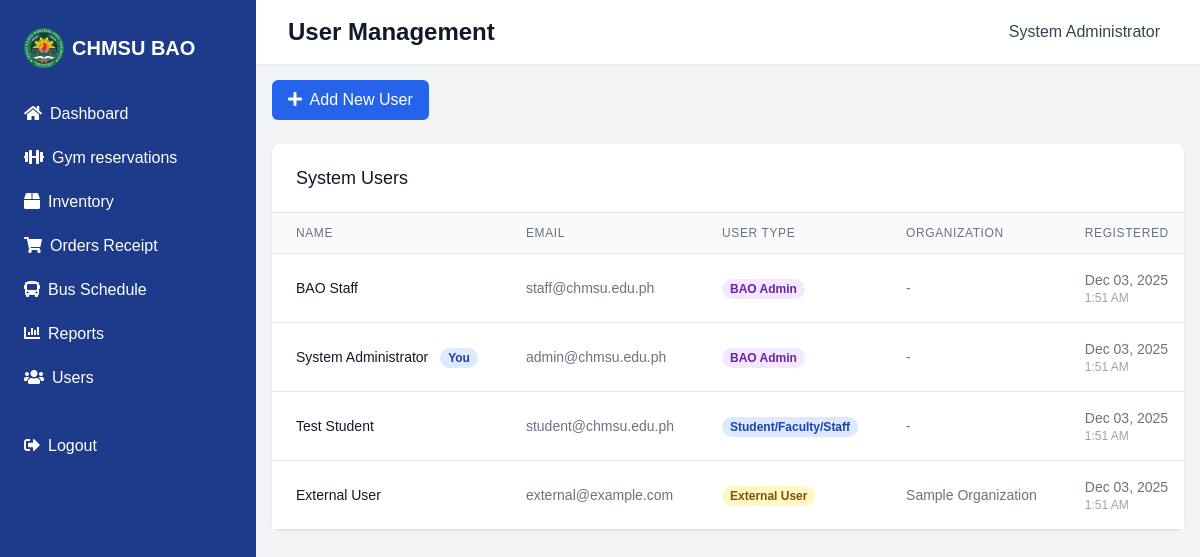
Page /admin/users.php (signed in) on the committed database.
### tables this page shows
CREATE TABLE IF NOT EXISTS user_accounts (
    id INT PRIMARY KEY AUTO_INCREMENT,
    name VARCHAR(255) NOT NULL,
    email VARCHAR(255) UNIQUE NOT NULL,
    password VARCHAR(255) NOT NULL,
    user_type ENUM('admin', 'staff', 'student', 'external') NOT NULL,
    organization VARCHAR(255) NULL,
    status ENUM('active', 'inactive', 'suspended') DEFAULT 'active',
    created_at TIMESTAMP DEFAULT CURRENT_TIMESTAMP,
    updated_at TIMESTAMP DEFAULT CURRENT_TIMESTAMP ON UPDATE CURRENT_TIMESTAMP
);

### admin/users.php (the view, shortened to what this page needs)
<?php
require_once '../config/database.php';
$rows_per_page = 10;
$current_page = isset($_GET['page']) ? max(1, intval($_GET['page'])) : 1;
$offset = ($current_page - 1) * $rows_per_page;
$query = "SELECT * FROM user_accounts ORDER BY user_type, name LIMIT ? OFFSET ?";
$stmt = $conn->prepare($query);
$stmt->bind_param("ii", $rows_per_page, $offset);
$stmt->execute();
$result = $stmt->get_result();
?>
<?php include '../includes/header.php'; ?>
<div class="flex h-screen bg-gray-100">
    <?php include '../includes/admin_sidebar.php'; ?>
    <div class="flex-1 flex flex-col overflow-hidden">
        <header class="bg-white shadow-sm z-10">
            <div class="max-w-7xl mx-auto px-4 sm:px-6 lg:px-8 py-4 flex justify-between items-center">
                <h1 class="text-2xl font-semibold text-gray-900">User Management</h1>
                <div class="flex items-center">
                    <span class="text-gray-700 mr-2"><?php echo $_SESSION['user_name']; ?></span>
                </div>
            </div>
        </header>
        <main class="flex-1 overflow-y-auto p-4">
            <div class="max-w-7xl mx-auto">
                <div class="mb-6">
    <button type="button" class="bg-blue-600 text-white py-2 px-4 rounded-md hover:bg-blue-700 focus:outline-none focus:ring-2 focus:ring-blue-500 focus:ring-offset-2" onclick="openAddModal()">
        <i class="fas fa-plus mr-1"></i> Add New User
    </button>
</div>
                <div class="bg-white rounded-lg shadow">
                    <div class="px-4 py-5 border-b border-gray-200 sm:px-6">
                        <h3 class="text-lg font-medium text-gray-900">System Users</h3>
                    </div>
                    <div class="overflow-x-auto">
                        <table class="min-w-full divide-y divide-gray-200">
                            <thead class="bg-gray-50">
                                <tr>
                                    <th class="px-6 py-3 text-left text-xs font-medium text-gray-500 uppercase tracking-wider">Name</th>
                                    <th class="px-6 py-3 text-left text-xs font-medium text-gray-500 uppercase tracking-wider">Email</th>
                                    <th class="px-6 py-3 text-left text-xs font-medium text-gray-500 uppercase tracking-wider">User Type</th>
                                    <th class="px-6 py-3 text-left text-xs font-medium text-gray-500 uppercase tracking-wider">Organization</th>
                                    <th class="px-6 py-3 text-left text-xs font-medium text-gray-500 uppercase tracking-wider">Registered</th>
                                </tr>
                            </thead>
                            <tbody class="bg-white divide-y divide-gray-200">
                                <?php if ($result->num_rows > 0): ?>
                                    <?php while ($user = $result->fetch_assoc()): ?>
                                        <tr>
                                            <td class="px-6 py-4 whitespace-nowrap text-sm font-medium text-gray-900">
                                                <?php echo $user['name']; ?>
                                                <?php if ($user['id'] === $_SESSION['user_id']): ?>
                                                    <span class="ml-2 px-2 inline-flex text-xs leading-5 font-semibold rounded-full bg-blue-100 text-blue-800">You</span>
                                                <?php endif; ?>
                                            </td>
                                            <td class="px-6 py-4 whitespace-nowrap text-sm text-gray-500"><?php echo $user['email']; ?></td>
                                            <td class="px-6 py-4 whitespace-nowrap text-sm text-gray-500">
                                                <?php if ($user['user_type'] === 'admin'): ?>
                                                    <span class="px-2 inline-flex text-xs leading-5 font-semibold rounded-full bg-purple-100 text-purple-800">BAO Admin</span>
                                                <?php elseif ($user['user_type'] === 'secretary'): ?>
                                                    <span class="px-2 inline-flex text-xs leading-5 font-semibold rounded-full bg-indigo-100 text-indigo-800">BAO Secretary</span>
                                                <?php elseif ($user['user_type'] === 'staff'): ?>
                                                    <span class="px-2 inline-flex text-xs leading-5 font-semibold rounded-full bg-green-100 text-green-800">Staff</span>
                                                <?php elseif ($user['user_type'] === 'student'): ?>
                                                    <span class="px-2 inline-flex text-xs leading-5 font-semibold rounded-full bg-blue-100 text-blue-800">Student/Faculty/Staff</span>
                                                <?php else: ?>
                                                    <span class="px-2 inline-flex text-xs leading-5 font-semibold rounded-full bg-yellow-100 text-yellow-800">External User</span>
                                                <?php endif; ?>
                                            </td>
                                            <td class="px-6 py-4 whitespace-nowrap text-sm text-gray-500"><?php echo $user['organization'] ?: '-'; ?></td>
                                            <td class="px-6 py-4 text-sm text-gray-500">
                                                <?php
                                                if (!empty($user['created_at'])) {
                                                    $created_at = new DateTime($user['created_at']);
                                                    echo '<div>' . $created_at->format('M d, Y') . '</div>';
                                                    echo '<div class="text-xs text-gray-400">' . $created_at->format('g:i A') . '</div>';
                                                } else {
                                                    echo '-';
                                                }
                                                ?>
                                            </td>
                                        </tr>
                                    <?php endwhile; ?>
                                <?php else: ?>
                                    <tr>
                                        <td colspan="6" class="px-6 py-4 text-center text-sm text-gray-500">No users found</td>
                                    </tr>
                                <?php endif; ?>
                            </tbody>
                        </table>
                    </div>
                </div>
            </div>
        </main>
    </div>
</div>
</body>
</html>

### assets/css/styles.css (style rules this page uses)
:root { --primary-blue: #00008b; --primary-green: #006400; --accent-yellow: #ffd700; --button-blue: #1e40af; --hover-blue: #1e3a8a; --text-white: #ffffff; --text-light: #f3f4f6; --text-dark: #1f2937; }
body { font-family: "Arial", sans-serif; }

### rows in the picture
user_accounts: name "BAO Staff", email "staff@chmsu.edu.ph", user_type "BAO Admin", organization "-", created_at "Dec 03, 2025", created_at "1:51 AM"
user_accounts: name "System Administrator", shows "You", email "admin@chmsu.edu.ph", user_type "BAO Admin", organization "-", created_at "Dec 03, 2025", created_at "1:51 AM"
user_accounts: name "Test Student", email "student@chmsu.edu.ph", user_type "Student/Faculty/Staff", organization "-", created_at "Dec 03, 2025", created_at "1:51 AM"
user_accounts: name "External User", email "external@example.com", user_type "External User", organization "Sample Organization", created_at "Dec 03, 2025", created_at "1:51 AM"

### other values in the picture
$_SESSION['user_name'] "System Administrator"
